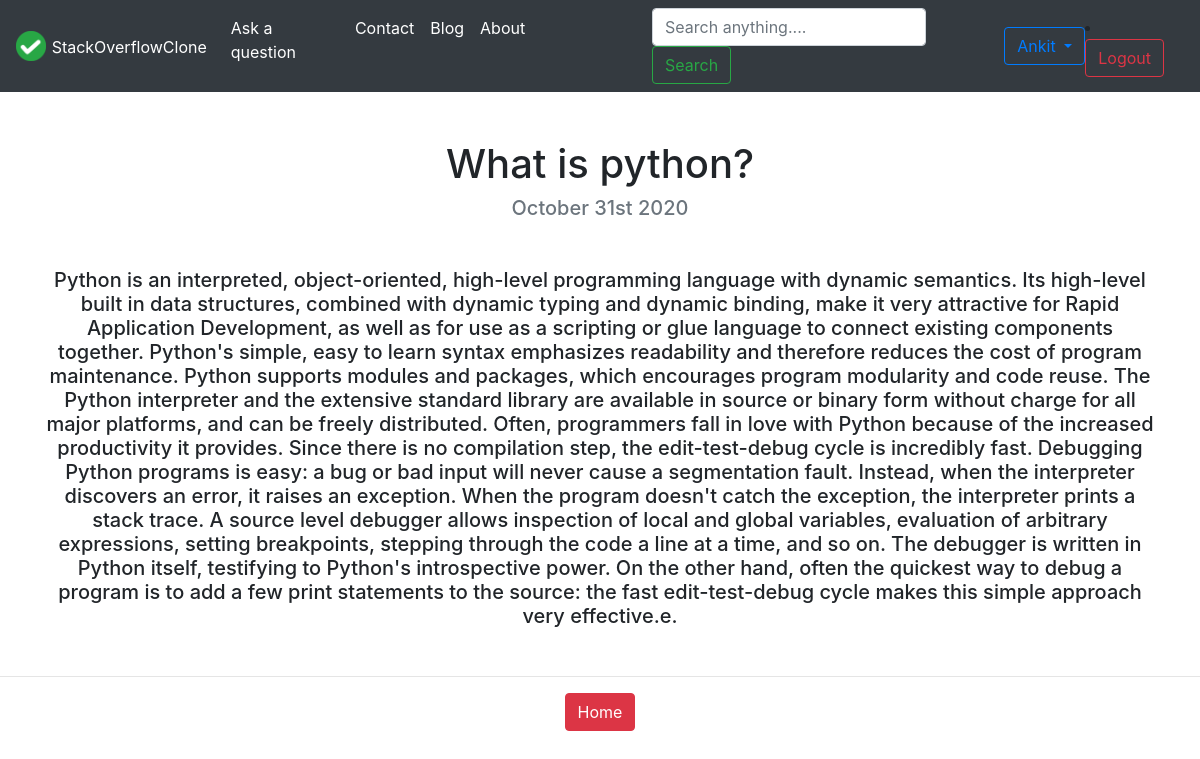
Screenshot of /blog/14/ (signed in) with the database file from the repository.
### blog/models.py (models this page shows, shortened)
class Blog(models.Model):
    title = models.CharField(max_length=200)
    description = models.TextField()
    date = models.DateField()

### blog/views.py (the view)
# urls.py: path('<int:blog_id>/', views.detail, name='detail'),
def detail(request, blog_id):
    blog = get_object_or_404(Blog, pk=blog_id)
    return render(request, 'blog/detail.html',{'blog':blog})

### blog/templates/blog/detail.html (shortened to what this page needs)
{% extends 'StackoverflowClone/base.html' %}
{% load static %}
{% block content %}
<h1 class="text-center mt-5" id="blogdetailtitle">{{ blog.title }}</h1>
<h5 class="text-center text-muted mb-5">{{ blog.date|date:'F jS Y' }}</h5>
<div class="container text-center">
    <h5>{{ blog.description|safe }}</h5>
</div>
<hr>
<div class="container text-center"><a class="btn btn-danger" href="{% url 'homepage' %}">Home</a>
</div>
{% endblock %}

### StackoverflowClone/templates/StackoverflowClone/base.html (shortened to what this page needs)
{% load static %}
<!doctype html>
 <html lang="en">
<head>
  <link rel="stylesheet" href="https://maxcdn.bootstrapcdn.com/bootstrap/4.5.2/css/bootstrap.min.css">
</head>
{% if user.is_authenticated %}
<body>
  <nav class="navbar navbar-expand-lg navbar-dark bg-dark">
    <a class="navbar-brand" href="{% url 'homepage' %}">
      <img src="{% static 'StackoverflowClone/logo.png' %}" width="30" height="30" class="d-inline-block align-top">
     <span><small>StackOverflowClone</small></span>
 </a>
    <div class="collapse navbar-collapse" id="navbarSupportedContent">
      <ul class="navbar-nav mr-auto">
        <li class="nav-item active">
          <a class="nav-link" href="#">Ask a question<span class="sr-only">(current)</span></a>
        </li>
        <li class="nav-item">
        <li class="nav-item active">
          <a class="nav-link" href="{% url 'contact' %}">Contact</a>
        </li>
        <li class="nav-item">
          <li class="nav-item active">
            <a class="nav-link" href="{% url 'blog:blog' %}">Blog</a>
          </li>
          <li class="nav-item">
            <li class="nav-item active">
              <a class="nav-link" href="{% url 'about' %}">About</a>
            </li>
        <form method="GET" action="/search" class="form-inline my-2 my-lg-0">
          <li class="nav-item active">
            <input class="form-control mr-sm-1" type="search" placeholder="Search anything...." aria-label="Search" name="query" id="query" >
            <button class="btn btn-outline-success my-2 my-sm-0" type="submit">Search</button>
        </form>
      </ul><div class="dropdown">
        <button class="btn btn-outline-primary dropdown-toggle" type="button" id="dropdownMenuMenu" data-toggle="dropdown"
          aria-haspopup="true" aria-expanded="false">
          {{ user.username }}
        </button>
      </div>
      <form action="{% url 'account_logout' %}" class="form-inline my-2 my-lg-0">
        <li class="nav-item active">
          <button class="btn btn-outline-danger my-2 my-sm-0 form-control" type="submit">Logout</button>
      </form>
    </div>
  </nav>
  {% endif %}
</body>
</html>
{% block content %}{% endblock content %}

### StackoverflowClone/templates/StackoverflowClone/base.html (style rules this page uses)
hr { border-width: 1px; }

### rows the page displays
Blog: title "What is python?", date "October 31st 2020", description "Python is an interpreted, object-oriented, high-level programming language with dynamic semantics. Its high-level built in data structures, combined with dynamic typing and dynamic binding, make it very attractive for Rapid Application Development, as well as for use as a scripting or glue language to connect existing components together. Python's simple, easy to learn syntax emphasizes readability and therefore reduces the cost of program maintenance. Python supports modules and packages, which encourages program modularity and code reuse. The Python interpreter and the extensive standard library are available in source or binary form without charge for all major platforms, and can be…"

### other values shown
{{ user.username }} "Ankit"
